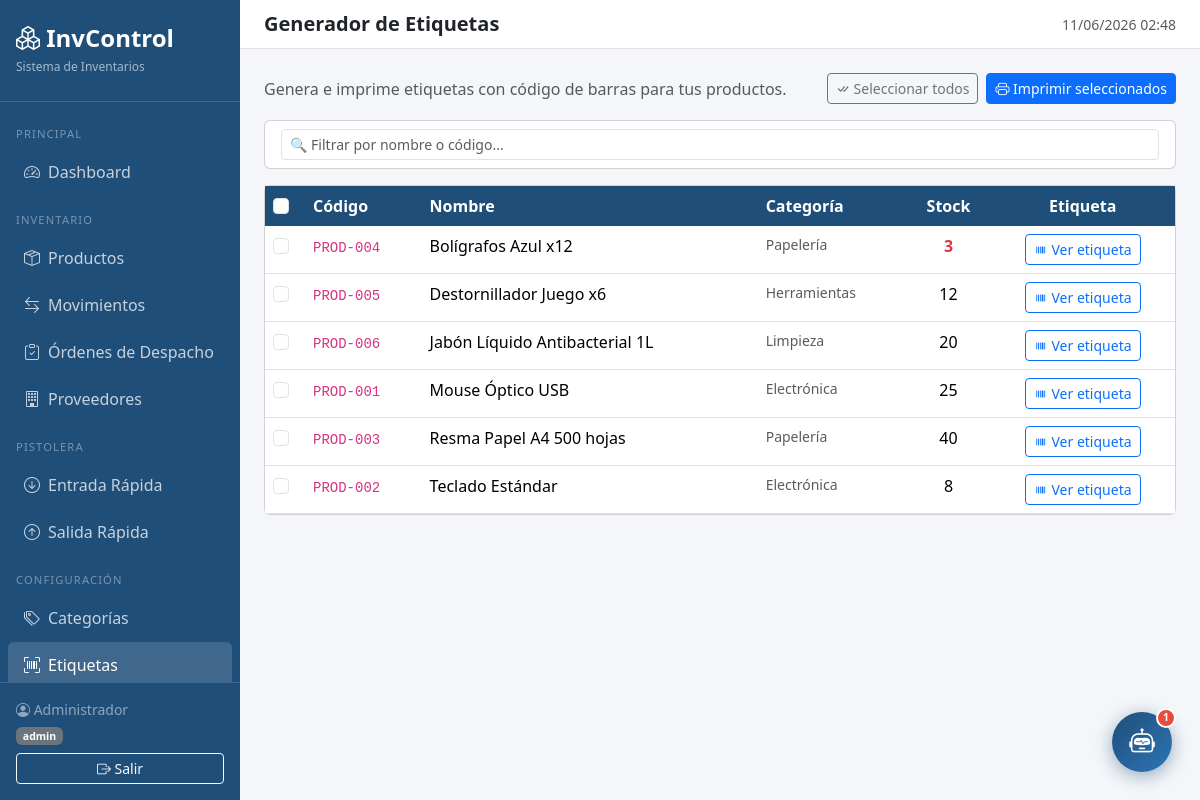
Screenshot of /?page=scanner&action=etiquetas (signed in) with the database file from the repository.
### tables this page shows
CREATE TABLE IF NOT EXISTS productos (
    id            INT AUTO_INCREMENT PRIMARY KEY,
    codigo        VARCHAR(50)  NOT NULL UNIQUE,
    nombre        VARCHAR(150) NOT NULL,
    descripcion   TEXT,
    categoria_id  INT,
    proveedor_id  INT,
    stock_actual  INT          NOT NULL DEFAULT 0,
    stock_minimo  INT          NOT NULL DEFAULT 5,
    activo        TINYINT(1)   NOT NULL DEFAULT 1,
    created_at    DATETIME     NOT NULL DEFAULT CURRENT_TIMESTAMP,
    FOREIGN KEY (categoria_id)  REFERENCES categorias(id)  ON DELETE SET NULL,
    FOREIGN KEY (proveedor_id)  REFERENCES proveedores(id) ON DELETE SET NULL
);

CREATE TABLE IF NOT EXISTS categorias (
    id          INT AUTO_INCREMENT PRIMARY KEY,
    nombre      VARCHAR(100) NOT NULL,
    descripcion TEXT
);

### app/controllers/ScannerController.php (called while the page is built, shortened)
<?php
class ScannerController {
    private Producto   $prodModel;
    public function __construct() {
        $this->prodModel = new Producto();
    }
    public function handle(string $action, string $rol): void {
        match ($action) {
            'entrada'      => $this->scannerView('entrada'),
            'salida'       => $this->scannerView('salida'),
            'buscar'       => $this->buscarProducto(),
            'registrar'    => $this->registrarMovimiento(),
            'etiquetas'    => $this->etiquetas($rol),
            'imprimir'     => $this->imprimirEtiqueta(),
            default        => $this->scannerView('entrada'),
        };
    }
    private function etiquetas(string $rol): void {
        $productos = $this->prodModel->getAll();
        require_once __DIR__ . '/../views/etiquetas/index.php';
    }
}

### index.php (called while the page is built, shortened)
<?php
require_once __DIR__ . '/config/database.php';
require_once __DIR__ . '/app/models/Producto.php';
require_once __DIR__ . '/app/controllers/ScannerController.php';
$page   = $_GET['page']   ?? 'dashboard';
$action = $_GET['action'] ?? 'index';
$rol = $_SESSION['rol'] ?? 'operador';
match ($page) {
    'dashboard'   => (new AuthController())->dashboard(),
    'productos'   => (new ProductoController())->handle($action, $rol),
    'movimientos' => (new MovimientoController())->handle($action, $rol),
    'categorias'  => (new CategoriaController())->handle($action, $rol),
    'proveedores' => (new ProveedorController())->handle($action, $rol),
    'reportes'    => (new ReporteController())->handle($action, $rol),
    'scanner'     => (new ScannerController())->handle($action, $rol),
    'usuarios'    => (new UsuarioController())->handle($action, $rol),
    'despachos'   => (new DespachoController())->handle($action, $rol),
    default       => (new AuthController())->dashboard(),
};

### config/database.php (called while the page is built, shortened)
<?php
class Database {
    private static ?PDO $instance = null;
    public static function getConnection(): PDO {
        if (self::$instance === null) {
            $dsn = "mysql:host=" . DB_HOST . ";dbname=" . DB_NAME . ";charset=" . DB_CHARSET;
            $options = [
                PDO::ATTR_ERRMODE            => PDO::ERRMODE_EXCEPTION,
                PDO::ATTR_DEFAULT_FETCH_MODE => PDO::FETCH_ASSOC,
                PDO::ATTR_EMULATE_PREPARES   => false,
            ];
            try {
                self::$instance = new PDO($dsn, DB_USER, DB_PASS, $options);
            } catch (PDOException $e) {
                die(json_encode(['error' => 'Error de conexión a la base de datos: ' . $e->getMessage()]));
            }
        }
        return self::$instance;
    }
}

### app/models/Producto.php (called while the page is built, shortened)
<?php
class Producto {
    private PDO $db;
    public function __construct() {
        $this->db = Database::getConnection();
    }
    public function getAll(): array {
        return $this->db->query("
            SELECT p.*, c.nombre AS categoria_nombre, pr.nombre AS proveedor_nombre,
                   (p.stock_actual <= p.stock_minimo) AS bajo_stock
            FROM productos p
            LEFT JOIN categorias c  ON p.categoria_id  = c.id
            LEFT JOIN proveedores pr ON p.proveedor_id = pr.id
            WHERE p.activo = 1
            ORDER BY p.nombre
        ")->fetchAll();
    }
}

### app/views/etiquetas/index.php (the view, shortened to what this page needs)
<?php require_once __DIR__ . '/../layouts/header.php'; ?>
<div class="d-flex justify-content-between align-items-center mb-3">
    <p class="text-muted mb-0">
        Genera e imprime etiquetas con código de barras para tus productos.
    </p>
    <div class="d-flex gap-2">
        <button onclick="seleccionarTodos()" class="btn btn-outline-secondary btn-sm">
            <i class="bi bi-check-all"></i> Seleccionar todos
        </button>
        <button onclick="imprimirSeleccionados()" class="btn btn-primary btn-sm">
            <i class="bi bi-printer"></i> Imprimir seleccionados
        </button>
    </div>
</div>
<div class="card mb-3">
    <div class="card-body py-2">
        <input type="text" id="filtroEtiqueta" class="form-control form-control-sm"
               placeholder="🔍 Filtrar por nombre o código...">
    </div>
</div>
<div class="card">
    <div class="card-body p-0">
        <table class="table table-hover mb-0" id="tablaEtiquetas">
            <thead>
                <tr>
                    <th style="width:40px">
                        <input type="checkbox" id="checkAll" class="form-check-input"
                               onchange="toggleAll(this.checked)">
                    </th>
                    <th>Código</th>
                    <th>Nombre</th>
                    <th>Categoría</th>
                    <th class="text-center">Stock</th>
                    <th class="text-center">Etiqueta</th>
                </tr>
            </thead>
            <tbody>
            <?php foreach ($productos as $p): ?>
                <tr>
                    <td>
                        <input type="checkbox" class="form-check-input prod-check"
                               value="<?= $p['id'] ?>" data-nombre="<?= htmlspecialchars($p['nombre']) ?>">
                    </td>
                    <td><code><?= htmlspecialchars($p['codigo']) ?></code></td>
                    <td><?= htmlspecialchars($p['nombre']) ?></td>
                    <td class="text-muted small"><?= htmlspecialchars($p['categoria_nombre'] ?? '–') ?></td>
                    <td class="text-center <?= $p['bajo_stock'] ? 'text-danger fw-bold' : '' ?>">
                        <?= $p['stock_actual'] ?>
                    </td>
                    <td class="text-center">
                        <a href="<?= APP_URL ?>/?page=scanner&action=imprimir&id=<?= $p['id'] ?>"
                           target="_blank" class="btn btn-sm btn-outline-primary">
                            <i class="bi bi-upc"></i> Ver etiqueta
                        </a>
                    </td>
                </tr>
            <?php endforeach; ?>
            </tbody>
        </table>
    </div>
</div>
<?php require_once __DIR__ . '/../layouts/footer.php'; ?>

### app/views/layouts/header.php (style rules this page uses)
:root { --sidebar-w: 240px; --primary: #1F4E79; --primary-light: #2E75B6; }
body { background: #f4f6f9; font-family: 'Segoe UI', sans-serif; }
.table thead th { background: var(--primary); color: #fff; font-weight: 600; border: none; }

### rows the page displays
productos: codigo "PROD-004", nombre "Bolígrafos Azul x12", categoria.nombre "Papelería", stock_actual "3"
productos: codigo "PROD-005", nombre "Destornillador Juego x6", categoria.nombre "Herramientas", stock_actual "12"
productos: codigo "PROD-006", nombre "Jabón Líquido Antibacterial 1L", categoria.nombre "Limpieza", stock_actual "20"
productos: codigo "PROD-001", nombre "Mouse Óptico USB", categoria.nombre "Electrónica", stock_actual "25"
productos: codigo "PROD-003", nombre "Resma Papel A4 500 hojas", categoria.nombre "Papelería", stock_actual "40"
productos: codigo "PROD-002", nombre "Teclado Estándar", categoria.nombre "Electrónica", stock_actual "8"

### other values shown
$_SESSION['nombre'] "Administrador"
$_SESSION['rol'] "admin"
$pageTitle "Generador de Etiquetas"
